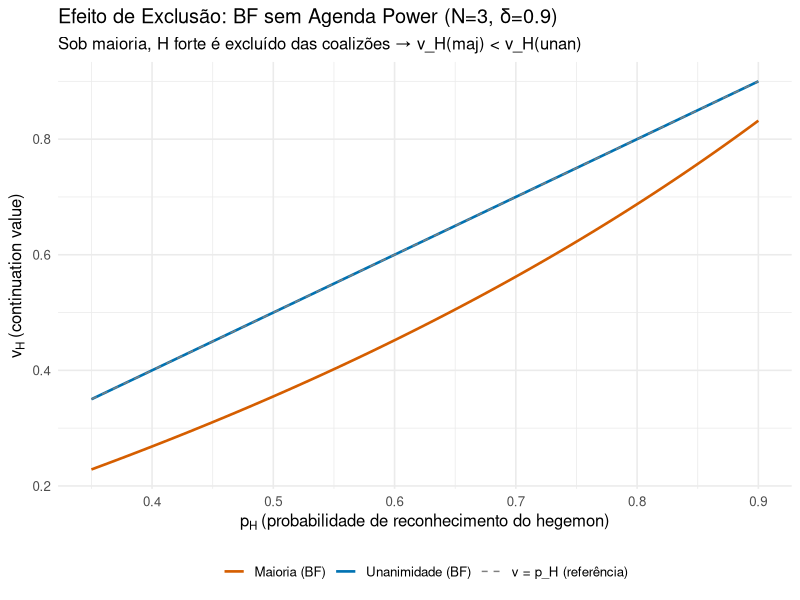
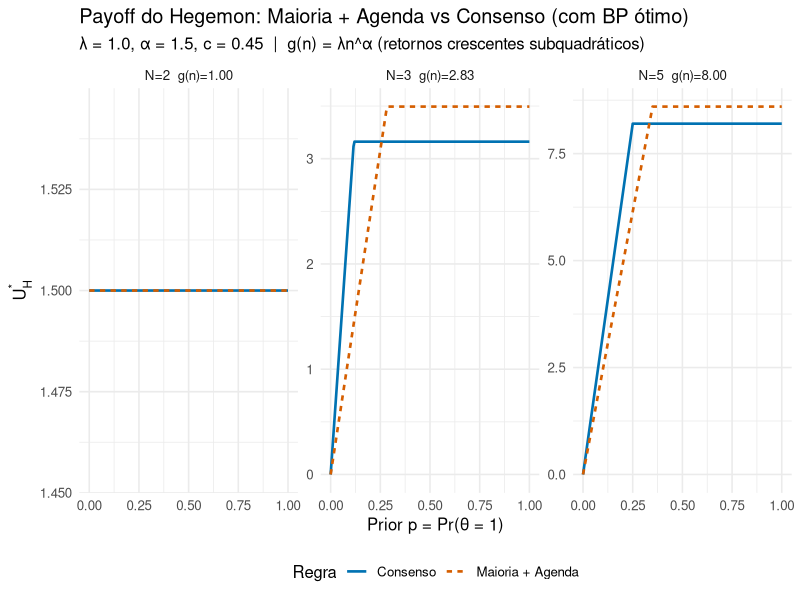
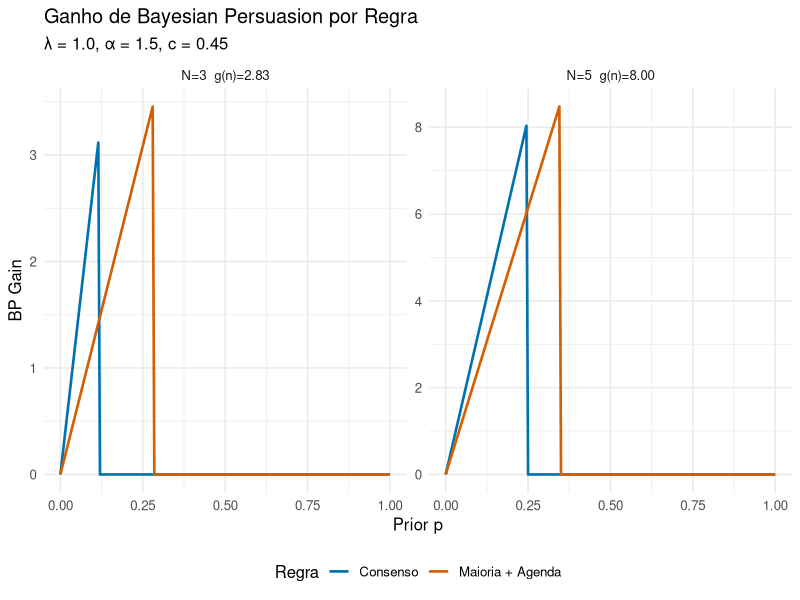
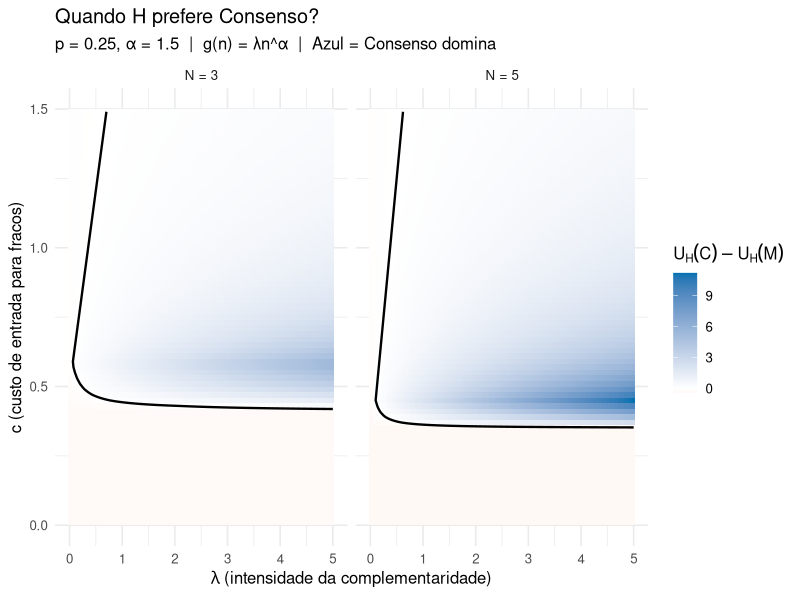
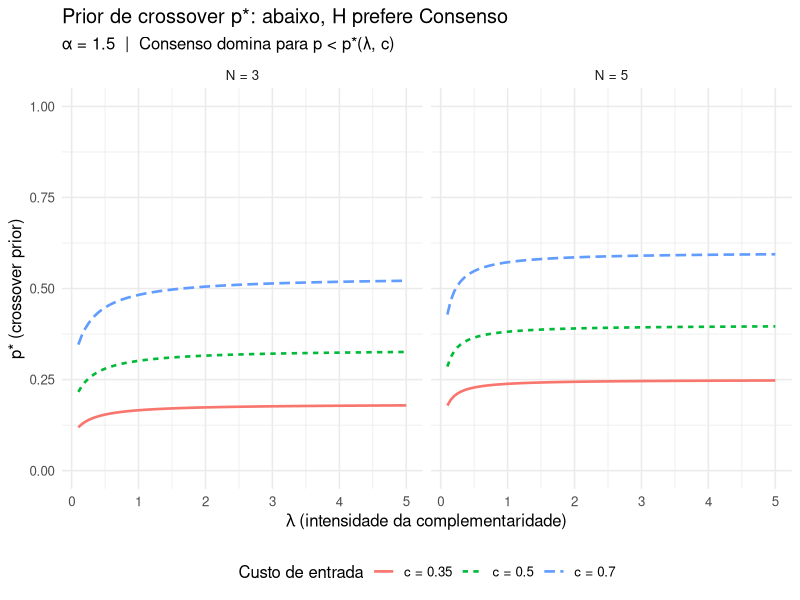

Write the R code that produced these figures, in order.
# ==============================================================================
# Simulação: Consenso como Compromisso Crível + Bayesian Persuasion
# ==============================================================================
# Compara Maioria + Agenda Power vs Consenso para N = 2, 3, 5
#
# Modelo (3 estágios):
#   Estágio 0: H escolhe regra R ∈ {M, C}
#   Estágio 1: θ ∈ {0,1}, H observa θ, manda sinal s via BP, fracos decidem entrar
#   Estágio 2: Redistribuição single-round, H propõe, passa por maioria ou unanimidade
#
# Stage 2 derivado (não pressuposto):
#   Maioria: H inclui q-1 fracos (oferece 1/N), exclui o resto → V_H(M) = 1-(q-1)/N
#   Consenso: todos têm veto → V_H(C) = V_W(C) = 1/N
#
# Complementaridade: g(k) = λ × k^α, α ∈ (0,1) (retornos crescentes subquadráticos)
#   Parametrizado em λ (intensidade); g(n) escala com N.
#
# Resultado central: informational power (BP) pode substituir agenda power,
# fazendo H preferir consenso quando λ é alto e p é baixo.
# ==============================================================================

library(tidyverse)

set.seed(42)

# --- 0. Parâmetros de complementaridade ---

alpha <- 1.5  # convexo subquadrático: 1 < α < 2 (retornos crescentes, mais lento que k²)

g_fun <- function(k, lambda) {
  lambda * k^alpha
}

# --- 1. Stage 2: Payoffs de Continuação ---

compute_stage2 <- function(N) {
  n <- N - 1
  q_maj <- ceiling((N + 1) / 2)

  # Maioria + agenda power (H sempre propõe)
  V_H_M <- 1 - (q_maj - 1) / N
  V_W_M <- (q_maj - 1) / (N * (N - 1))

  # Consenso (veto neutraliza agenda)
  V_H_C <- 1 / N
  V_W_C <- 1 / N

  tibble(
    N = N, n = n, q_maj = q_maj,
    V_H_M = V_H_M, V_W_M = V_W_M,
    V_H_C = V_H_C, V_W_C = V_W_C
  )
}

stage2 <- bind_rows(lapply(c(2, 3, 5), compute_stage2))

cat("=== Stage 2: Continuation Values (Derivados) ===\n\n")
stage2 |>
  mutate(across(where(is.numeric) & !c(N, n, q_maj), \(x) round(x, 4))) |>
  print()

cat(sprintf("\n=== Complementaridade: g(k) = λ × k^%.1f ===\n\n", alpha))
for (N_val in c(2, 3, 5)) {
  n_val <- N_val - 1
  cat(sprintf("  N = %d (n = %d): g(n) = λ × %.2f^%.1f = %.3f × λ\n",
              N_val, n_val, n_val, alpha, n_val^alpha))
}

# --- 2. Funções do Modelo ---

# g agora é g(n, λ) = λ × n^α
compute_UH <- function(lambda, n, V_H, V_W, c, p) {
  g <- g_fun(n, lambda)
  A <- g + V_H
  tau <- c - V_W
  case_when(
    tau <= 0 ~ A,
    p >= tau ~ A,
    TRUE ~ A * p / tau
  )
}

compute_UH_no_bp <- function(lambda, n, V_H, V_W, c, p) {
  g <- g_fun(n, lambda)
  A <- g + V_H
  tau <- c - V_W
  case_when(
    tau <= 0 ~ A,
    p >= tau ~ A,
    TRUE ~ 0
  )
}

# --- 3. Efeito de Exclusão no BF (Motivação) ---

cat("\n=== Efeito de Exclusão: BF com Reconhecimento Aleatório (N=3) ===\n")
cat("(Motiva por que maioria precisa de agenda power)\n\n")

bf_exclusion <- function(p_H, delta) {
  v_W <- (1 - p_H) / (2 - p_H * delta)
  v_H <- p_H * (1 - delta * v_W)
  exclusion <- v_H > v_W

  tibble(p_H = p_H, delta = delta,
         v_H_maj = v_H, v_W_maj = v_W,
         v_H_unan = p_H, v_W_unan = (1 - p_H) / 2,
         H_excluded = exclusion,
         H_prefers_unan = v_H < p_H)
}

ex <- bf_exclusion(0.6, 0.9)
cat(sprintf("p_H = 0.6, δ = 0.9:\n"))
cat(sprintf("  Maioria (BF):    v_H = %.3f, v_W = %.3f\n", ex$v_H_maj, ex$v_W_maj))
cat(sprintf("  Unanimidade (BF): v_H = %.3f, v_W = %.3f\n", ex$v_H_unan, ex$v_W_unan))
cat(sprintf("  H excluído sob maioria? %s\n", ex$H_excluded))
cat(sprintf("  H prefere unanimidade? %s\n\n", ex$H_prefers_unan))

exclusion_data <- map_dfr(seq(0.35, 0.9, by = 0.01), \(ph) bf_exclusion(ph, 0.9))

fig_exclusion <- ggplot(exclusion_data) +
  geom_line(aes(x = p_H, y = v_H_maj, color = "Maioria (BF)"),
            linewidth = 0.9) +
  geom_line(aes(x = p_H, y = v_H_unan, color = "Unanimidade (BF)"),
            linewidth = 0.9) +
  geom_line(aes(x = p_H, y = p_H, color = "v = p_H (referência)"),
            linewidth = 0.5, linetype = "dashed") +
  labs(
    title = "Efeito de Exclusão: BF sem Agenda Power (N=3, δ=0.9)",
    subtitle = "Sob maioria, H forte é excluído das coalizões → v_H(maj) < v_H(unan)",
    x = expression(p[H] ~ "(probabilidade de reconhecimento do hegemon)"),
    y = expression(v[H] ~ "(continuation value)"),
    color = NULL
  ) +
  theme_minimal(base_size = 12) +
  theme(legend.position = "bottom") +
  scale_color_manual(values = c(
    "Maioria (BF)" = "#D55E00",
    "Unanimidade (BF)" = "#0072B2",
    "v = p_H (referência)" = "grey50"
  ))

ggsave("figures/fig_exclusion_bf.png", fig_exclusion, width = 8, height = 5, dpi = 150)

# --- 4. Análise Principal: Maioria+Agenda vs Consenso ---

p_seq <- seq(0, 1, by = 0.005)
lambda_default <- 1.0
c_default <- 0.45

# 4a. U_H vs p para cada N (mesmo λ, g(n) escala com N)
payoff_data <- expand_grid(N = c(2, 3, 5), p = p_seq) |>
  left_join(stage2, by = "N") |>
  mutate(
    g_n = g_fun(n, lambda_default),
    U_M = compute_UH(lambda_default, n, V_H_M, V_W_M, c_default, p),
    U_C = compute_UH(lambda_default, n, V_H_C, V_W_C, c_default, p),
    U_M_no_bp = compute_UH_no_bp(lambda_default, n, V_H_M, V_W_M, c_default, p),
    U_C_no_bp = compute_UH_no_bp(lambda_default, n, V_H_C, V_W_C, c_default, p),
    BP_gain_M = U_M - U_M_no_bp,
    BP_gain_C = U_C - U_C_no_bp,
    N_label = factor(
      sprintf("N=%d  g(n)=%.2f", N, g_n),
      levels = sprintf("N=%d  g(n)=%.2f", c(2, 3, 5),
                        g_fun(c(1, 2, 4), lambda_default))
    )
  )

# Plot: Payoffs
payoff_long <- payoff_data |>
  select(N, N_label, p, U_M, U_C) |>
  pivot_longer(cols = c(U_M, U_C), names_to = "rule", values_to = "payoff") |>
  mutate(rule = recode(rule, U_M = "Maioria + Agenda", U_C = "Consenso"))

fig_payoff <- ggplot(payoff_long, aes(x = p, y = payoff, color = rule, linetype = rule)) +
  geom_line(linewidth = 0.9) +
  facet_wrap(~ N_label, scales = "free_y") +
  labs(
    title = "Payoff do Hegemon: Maioria + Agenda vs Consenso (com BP ótimo)",
    subtitle = sprintf("λ = %.1f, α = %.1f, c = %.2f  |  g(n) = λn^α (retornos crescentes subquadráticos)",
                        lambda_default, alpha, c_default),
    x = "Prior p = Pr(θ = 1)",
    y = expression(U[H]^"*"),
    color = "Regra", linetype = "Regra"
  ) +
  theme_minimal(base_size = 12) +
  theme(legend.position = "bottom") +
  scale_color_manual(values = c("Maioria + Agenda" = "#D55E00", "Consenso" = "#0072B2"))

ggsave("figures/fig_payoff_by_N.png", fig_payoff, width = 13, height = 5, dpi = 150)

# Plot: BP Gain por regra
bp_long <- payoff_data |>
  filter(N > 2) |>
  select(N, N_label, p, BP_gain_M, BP_gain_C) |>
  pivot_longer(cols = c(BP_gain_M, BP_gain_C), names_to = "rule", values_to = "gain") |>
  mutate(rule = recode(rule,
    BP_gain_M = "Maioria + Agenda",
    BP_gain_C = "Consenso"
  ))

fig_bp <- ggplot(bp_long, aes(x = p, y = gain, color = rule)) +
  geom_line(linewidth = 0.9) +
  facet_wrap(~ N_label, scales = "free_y") +
  labs(
    title = "Ganho de Bayesian Persuasion por Regra",
    subtitle = sprintf("λ = %.1f, α = %.1f, c = %.2f", lambda_default, alpha, c_default),
    x = "Prior p",
    y = "BP Gain",
    color = "Regra"
  ) +
  theme_minimal(base_size = 12) +
  theme(legend.position = "bottom") +
  scale_color_manual(values = c("Maioria + Agenda" = "#D55E00", "Consenso" = "#0072B2"))

ggsave("figures/fig_bp_gain_by_N.png", fig_bp, width = 10, height = 5, dpi = 150)

# 4b. Região (λ, c) onde consenso domina (para N = 3, 5)
lambda_grid <- seq(0, 5, by = 0.05)
c_grid <- seq(0.01, 1.5, by = 0.02)
p_fixed <- 0.25

compute_UH_scalar <- function(lambda, N_val, rule, c_val, p_val) {
  s2 <- compute_stage2(N_val)
  n_val <- N_val - 1
  g <- g_fun(n_val, lambda)
  if (rule == "M") {
    A <- g + s2$V_H_M; tau <- c_val - s2$V_W_M
  } else {
    A <- g + s2$V_H_C; tau <- c_val - s2$V_W_C
  }
  if (tau <= 0 || p_val >= tau) return(A)
  return(A * p_val / tau)
}

region_data <- expand_grid(N = c(3, 5), lambda = lambda_grid, c = c_grid) |>
  rowwise() |>
  mutate(
    U_M = compute_UH_scalar(lambda, N, "M", c, p_fixed),
    U_C = compute_UH_scalar(lambda, N, "C", c, p_fixed),
    advantage = U_C - U_M
  ) |>
  ungroup() |>
  mutate(N_label = paste0("N = ", N))

fig_region <- ggplot(region_data, aes(x = lambda, y = c, fill = advantage)) +
  geom_tile() +
  scale_fill_gradient2(
    low = "#D55E00", mid = "white", high = "#0072B2", midpoint = 0,
    name = expression(U[H](C) - U[H](M))
  ) +
  geom_contour(aes(z = advantage), breaks = 0, color = "black", linewidth = 0.8) +
  facet_wrap(~ N_label) +
  labs(
    title = "Quando H prefere Consenso?",
    subtitle = sprintf("p = %.2f, α = %.1f  |  g(n) = λn^α  |  Azul = Consenso domina",
                        p_fixed, alpha),
    x = expression(lambda ~ "(intensidade da complementaridade)"),
    y = "c (custo de entrada para fracos)"
  ) +
  theme_minimal(base_size = 12)

ggsave("figures/fig_regiao_by_N.png", fig_region, width = 11, height = 5, dpi = 150)

# 4c. Crossover prior p* (abaixo do qual H prefere consenso)
compute_crossover <- function(N_val, lambda_val, c_val) {
  s2 <- compute_stage2(N_val)
  n_val <- N_val - 1
  g <- g_fun(n_val, lambda_val)
  tau_M <- c_val - s2$V_W_M
  tau_C <- c_val - s2$V_W_C
  A_M <- g + s2$V_H_M
  A_C <- g + s2$V_H_C

  if (abs(tau_M - tau_C) < 1e-10) return(NA_real_)
  if (tau_M <= 0) return(0)

  p_star <- A_C * tau_M / A_M
  min(max(p_star, 0), tau_M)
}

lambda_range <- seq(0.1, 5, by = 0.05)

crossover_data <- expand_grid(
  N = c(3, 5),
  lambda = lambda_range,
  c = c(0.35, 0.5, 0.7)
) |>
  rowwise() |>
  mutate(p_star = compute_crossover(N, lambda, c)) |>
  ungroup() |>
  mutate(
    N_label = paste0("N = ", N),
    c_label = paste0("c = ", c)
  )

fig_crossover <- ggplot(
  filter(crossover_data, !is.na(p_star)),
  aes(x = lambda, y = p_star, color = c_label, linetype = c_label)
) +
  geom_line(linewidth = 0.9) +
  facet_wrap(~ N_label) +
  labs(
    title = "Prior de crossover p*: abaixo, H prefere Consenso",
    subtitle = sprintf("α = %.1f  |  Consenso domina para p < p*(λ, c)", alpha),
    x = expression(lambda ~ "(intensidade da complementaridade)"),
    y = "p* (crossover prior)",
    color = "Custo de entrada",
    linetype = "Custo de entrada"
  ) +
  theme_minimal(base_size = 12) +
  theme(legend.position = "bottom") +
  coord_cartesian(ylim = c(0, 1))

ggsave("figures/fig_crossover_by_N.png", fig_crossover, width = 10, height = 5, dpi = 150)

# --- 5. Comparação: como g(n) escala com N para mesmo λ ---

cat("\n=== Scaling de g(n) com N (λ = 1, α = 0.5) ===\n\n")
for (N_val in c(2, 3, 5, 7, 11, 21)) {
  n_val <- N_val - 1
  g_val <- g_fun(n_val, 1.0)
  cat(sprintf("  N = %2d (n = %2d): g(n) = %.3f\n", N_val, n_val, g_val))
}

# --- 6. Papel Essencial do BP ---

cat(sprintf("\n=== Papel do BP (λ = %.1f, c = %.2f) ===\n\n", lambda_default, c_default))
for (N_val in c(3, 5)) {
  s2 <- compute_stage2(N_val)
  n_val <- N_val - 1
  g <- g_fun(n_val, lambda_default)
  tau_M <- c_default - s2$V_W_M
  tau_C <- c_default - s2$V_W_C
  A_M <- g + s2$V_H_M
  A_C <- g + s2$V_H_C

  cat(sprintf("N = %d (g(n) = %.3f):\n", N_val, g))
  cat(sprintf("  τ(M) = %.3f,  τ(C) = %.3f\n", tau_M, tau_C))
  cat(sprintf("  A(M) = %.3f,  A(C) = %.3f\n", A_M, A_C))

  p_star <- compute_crossover(N_val, lambda_default, c_default)
  if (!is.na(p_star)) {
    cat(sprintf("  Crossover: H prefere Consenso para p < %.3f\n", p_star))
  }
  cat("\n")
}

# --- 7. Resumo ---

cat("=== Resumo: Trade-off Agenda Power vs Informational Power ===\n\n")
cat(sprintf("Complementaridade: g(k) = λk^α, α = %.1f (retornos crescentes subquadráticos)\n\n", alpha))
cat("Sob Maioria + Agenda:\n")
cat("  - H extrai via coalizões (Stage 2)\n")
cat("  - Mas fracos antecipam exploração → threshold alto → BP menos eficaz\n\n")
cat("Sob Consenso:\n")
cat("  - H não extrai via agenda (veto neutraliza)\n")
cat("  - Mas fracos confiam mais → threshold baixo → BP mais eficaz\n")
cat("  - H extrai via persuasão na entrada\n\n")
cat("Consenso domina quando:\n")
cat("  - λ é alto (complementaridades fortes)\n")
cat("  - p é baixo (muita incerteza → BP essencial)\n")
cat("  - Retornos decrescentes moderam vantagem de N grande\n")
